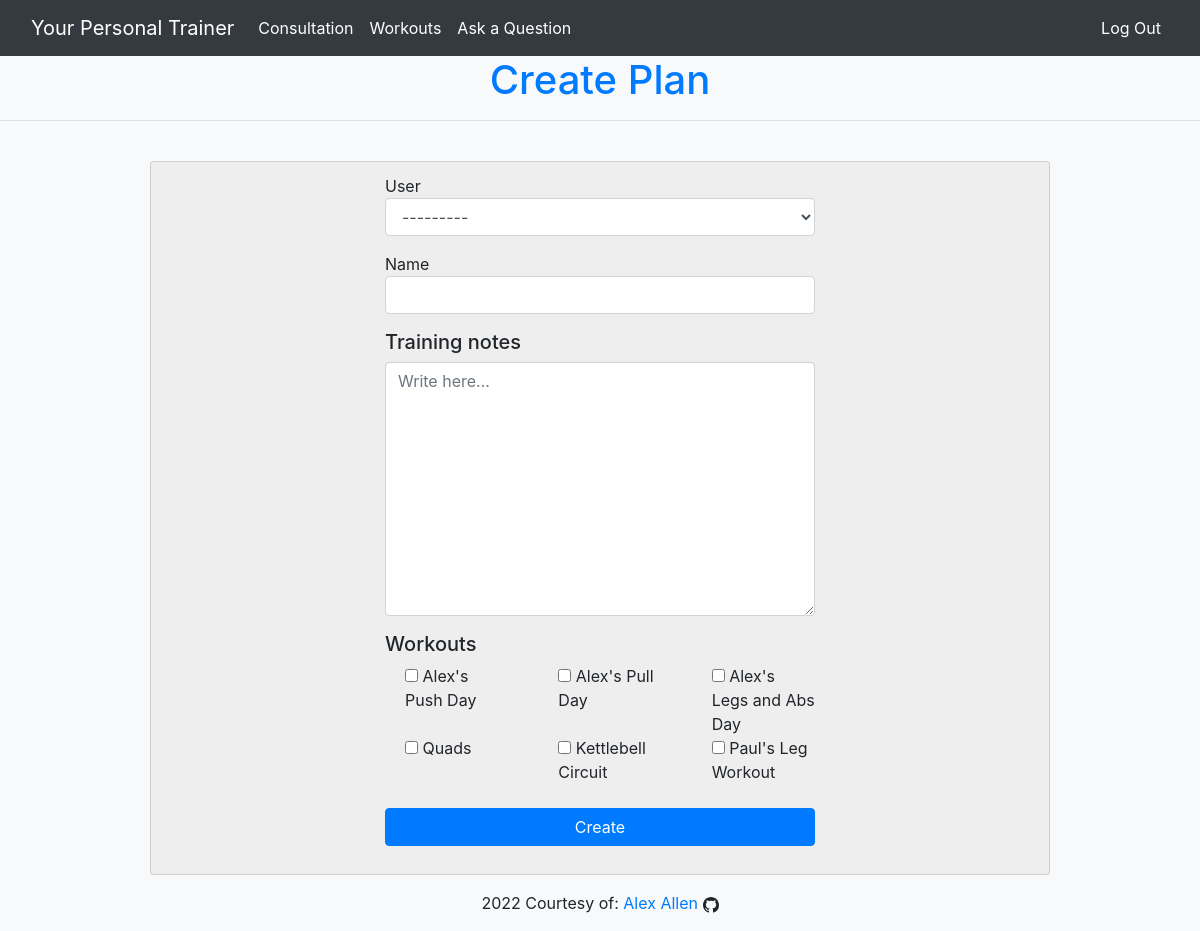
/createplan (signed in), run on the app's committed database.
### fitness/models.py (models this page shows)
class Workout(models.Model):
    user = models.ForeignKey(User, on_delete=models.CASCADE, null=True)
    name = models.CharField(max_length=50, unique=True, null=True)
    exercises = models.ManyToManyField(Exercise, through=WorkoutExercise)
    timestamp = models.DateTimeField(auto_now_add=True, null=True, blank=True)
    class Meta:
        ordering = ["timestamp"]
    def __str__(self):
        return self.name

### fitness/views.py (the view)
# urls.py: path("createplan", views.create_plan, name="createplan"),
@login_required(login_url="login")
def create_plan(request):
    workout = Workout.objects.all()
    if request.method == "POST":
        form = CreatePlanForm(request.POST)
        if form.is_valid():
            form.save()
            return HttpResponseRedirect(reverse("index"))
    else:
        form = CreatePlanForm()
    return render(
        request, "fitness/createplan.html", {"form": form, "workout": workout}
    )

### fitness/forms.py
class CreatePlanForm(forms.ModelForm):
    class Meta:
        model = Plan
        fields = "__all__"
        widgets = {
            "user": forms.Select(attrs={"class": "form-control"}),
            "name": forms.TextInput(attrs={"class": "form-control"}),
            "training_notes": forms.Textarea(
                attrs={
                    "rows": 10,
                    "maxlength": 10000,
                    "class": "form-control",
                    "placeholder": "Write here...",
                }
            ),
            "workout": forms.CheckboxSelectMultiple(attrs={"class": "form-control"}),
        }

### fitness/templates/fitness/createplan.html (shortened to what this page needs)
{% extends "fitness/layout.html" %}
{% block body %}
<h1 class="text-center text-primary title">Create Plan</h1>
<hr>
<br>
<div class="container card shadow-m divcard d-flex justify-content-center w-75 m-auto p-1"
    style="background-color: #eee;">
    <div class="row justify-content-center align-items-center">
        <div class="set-group col-8 col-md-8 col-lg-6 pt-2">
            <form action="{% url 'createplan' %}" method="POST">
                <div class="form-group">
                    {{ form.user.label }}
                    {{ form.user }}
                </div>
                <div class="form-group">
                    {{ form.name.label }}
                    {{ form.name }}
                </div>
                <div class="form-group">
                    <h5>{{ form.training_notes.label }}</h5>
                    {{ form.training_notes }}
                </div>
                <div class="form-group">
                    <h5>Workouts</h5>
                    <div class="row">
                        {% for workout in workout %}
                        <div class="col-6 col-sm-4">
                            <div class="form-check">
                                <input type="checkbox" name="workout" value="{{ workout.pk }}" /> {{ workout }}
                            </div>
                        </div>
                        {% endfor %}
                    </div>
                </div>
                <div class="form-group my-4">
                    <input type="submit" class="btn btn-primary btn-customized btn-block" value="Create" />
                </div>
            </form>
        </div>
    </div>
</div>
{% endblock %}

### data on the page
Workout: name "Alex's Push Day"
Workout: name "Alex's Pull Day"
Workout: name "Alex's Legs and Abs Day"
Workout: name "Quads"
Workout: name "Kettlebell Circuit"
Workout: name "Paul's Leg Workout"
